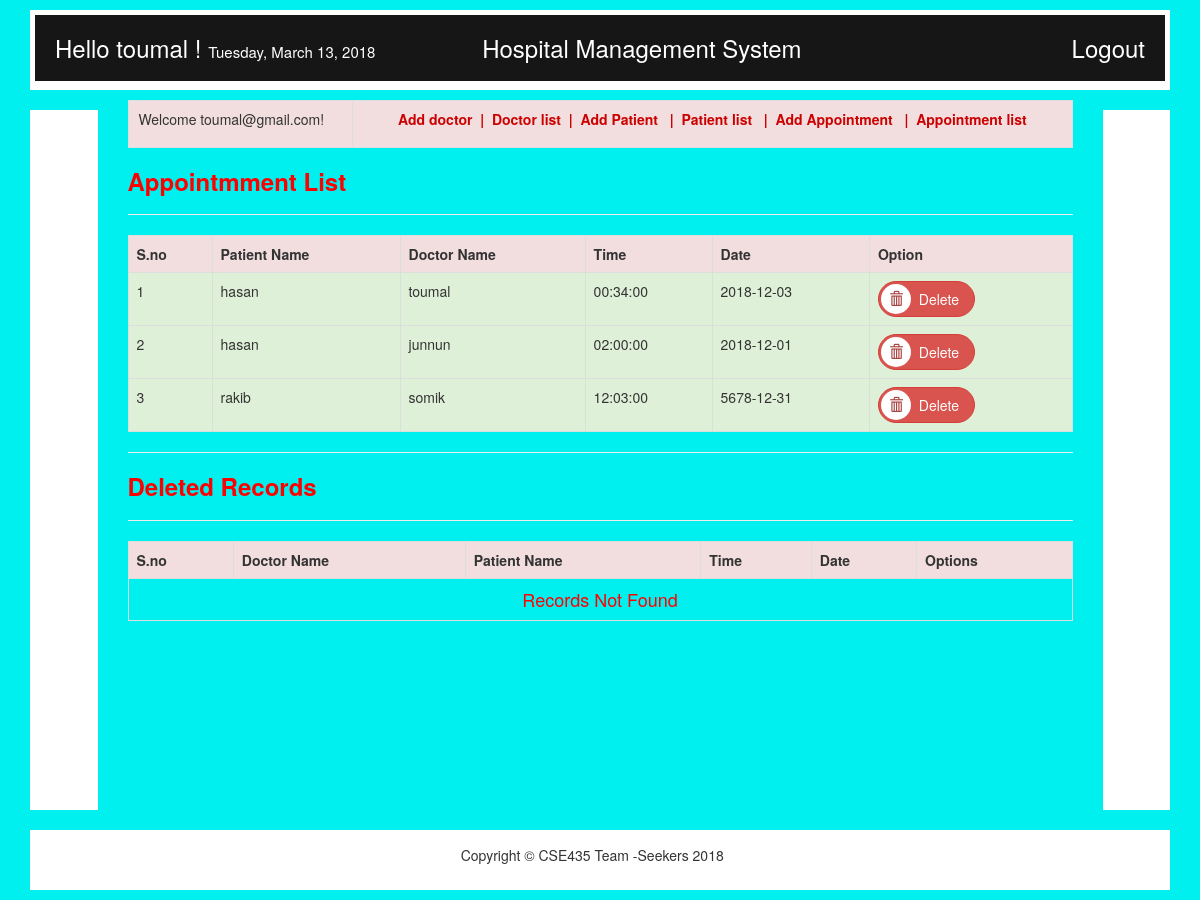
The page /index.php?page=appointment-list (signed in) on the database its author committed.
### tables this page shows
CREATE TABLE `users` (
  `id` int(11) NOT NULL,
  `username` varchar(50) NOT NULL,
  `email` varchar(50) NOT NULL,
  `password` varchar(50) NOT NULL,
  `trn_date` datetime NOT NULL
);

CREATE TABLE `appointment` (
  `appointment_id` int(5) NOT NULL,
  `appointment_doctor` int(30) NOT NULL,
  `appointment_patient` int(30) NOT NULL,
  `appointment_time` time NOT NULL,
  `appointment_date` date NOT NULL,
  `appointment_available` varchar(3) NOT NULL DEFAULT 'YES'
);

CREATE TABLE `patient` (
  `patient_id` int(5) NOT NULL,
  `patient_name` varchar(30) NOT NULL,
  `patient_address` varchar(30) NOT NULL,
  `patient_gender` varchar(6) NOT NULL,
  `patient_available` varchar(3) NOT NULL DEFAULT 'YES'
);

CREATE TABLE `doctor` (
  `doctor_id` int(5) NOT NULL,
  `doctor_name` varchar(30) NOT NULL,
  `doctor_spec` varchar(30) NOT NULL,
  `doctor_available` varchar(3) NOT NULL DEFAULT 'YES'
);

### appointment_details.php (the view, shortened to what this page needs)
<?php include('db.php');
extract($_POST);
?>
<!DOCTYPE html PUBLIC "-//W3C//DTD XHTML 1.0 Transitional//EN" "http://www.w3.org/TR/xhtml1/DTD/xhtml1-transitional.dtd">
<html xmlns="http://www.w3.org/1999/xhtml">
<head>
<titleAppointment Details/title>
<link href="css/bootstrap.min.css" rel="stylesheet" type="text/css" />
</head>
<body style="background-color:#00F0F0">
				<h3 align="left" style="color:red;"><b>Appointmment List</b></h3>
	<hr>
<table class="table table-responsive table-bordered">
                <tr class="danger">
                    <th> S.no</th>
                    <th>Patient Name</th>
                    <th>Doctor Name</th>
					<th>Time</th>
					<th>Date</th>
					<th>Option</th>
					</tr>
					<?php
$rs1=mysqli_query($con,"SELECT * from appointment where appointment_available='YES'");
$sno=1;
while( $row=mysqli_fetch_array($rs1)) {
$rs2=mysqli_query($con,"SELECT patient_name from patient where patient_id='$row[2]'");
$rs3=mysqli_query($con,"SELECT doctor_name from doctor where doctor_id='$row[1]'");
$que1=mysqli_fetch_assoc($rs2);
$que2=mysqli_fetch_assoc($rs3);
 echo "<tr class='success'><td>$sno</td>
 <td>$que1[patient_name]</td>
 <td>$que2[doctor_name]</td>
 <td>$row[3]</td>
 <td>$row[4]</td>
 <td><a class='btn icon-btn btn-danger' href=delete_appointment.php?rno=".$row[0]."><span class='glyphicon btn-glyphicon glyphicon-trash img-circle text-danger'></span> Delete</a></td></tr>";
 $sno++;
}
?>
     </table>
<hr />
<h3 align="left" style="color:red;"><b>Deleted Records</b></h3>
	<hr>
<table class="table table-responsive table-bordered">
                <tr class="danger">
                   <th> S.no</th>
                    <th>Doctor Name</th>
                    <th>Patient Name</th>
					<th>Time</th>
					<th>Date</th>
					<th>Options</th>
					</tr>
	<?php
$sno=1;
if ($sno==1) echo "<tr><td colspan='7' align='center'><font size=4 color=red>Records
Not Found</font></td></tr>";
?>
        </table>
</body>
</html>

### index.php (shortened to what this page needs)
<?php
require 'db.php';
$email=$_SESSION["email"];
$sql=mysqli_query($con,"select *from users where email='$email'");
$s=mysqli_fetch_array($sql);
 ?>
<!DOCTYPE html PUBLIC "-//W3C//DTD XHTML 1.0 Transitional//EN" "http://www.w3.org/TR/xhtml1/DTD/xhtml1-transitional.dtd">
<html xmlns="http://www.w3.org/1999/xhtml">
<head>
<link href="css/bootstrap.min.css" rel="stylesheet" type="text/css" />
<link href="css/style1.css" rel="stylesheet" type="text/css" />
</head>
<body>
<div class="container">
	<div class="row">
    	<div class="col-sm-12">
        	<div class="header bg-white">
            			<h3 style="background-color: rgb(22,22,22); padding:20px;color:#FFFFFF;margin:0px">
	<span>Hello <?php echo $s['username']; echo " !";?></span>
							<span style="font-size:15px; color:white";><?php
                            $Today=date('y:m:d');
                            $new=date('l, F d, Y',strtotime($Today));
                            echo $new;
							?></span></span>
							<span style="margin-left:100px">Hospital Management System</span>
	<span style="float:right"><a style="color:#FFFFFF" href="logout.php">Logout</a></span>
</h3>
            </div>
        </div>
    </div>
  	<div class="row">
		<div class="col-sm-1">
        	<div class="left-sidebar bg-white"></div>
        </div>
            	<div class="col-sm-10">
					<table class="table table-bordered"  border="1" width ="850px" height="30px" align ="center">
				<tr class="danger">
					<td width="20%" align ="left" style="padding-left: 10px" valign="center">
						 <p>Welcome <?php echo $_SESSION['email']; ?>!</p>
					</td>
					<td  width="64%" align="center" valign="center">
					<?php require('header.php'); ?>
					</td>
				</tr>
			</table>
				<div align="center">
					<?php
		 @$page= $_GET['page'];
		 if($page!="")
		 {
			 switch($page)
			 {
			 case 'appointment-list':
			 include('appointment_details.php');
			 break;
			 }
		 }
		 else
		 {
		 ?>
		 <?php
		 }
		  ?>
                </div>
           </div>
        <div class="col-sm-1">
        	<div class="main-content bg-white"></div>
        </div>
  	</div>
    <div class="row">
    	<div class="col-sm-12">
        	<div class="footer bg-white">
            	<div class="copyright">
                	<p align="center" style="padding-top:10px;">Copyright &copy; CSE435 Team -Seekers 2018 &nbsp;&nbsp;&nbsp;<span style="background-color: rgb(22,22,22);"></span></p>
                </div>
            </div>
        </div>
    </div>
</div>
<body style="background-color:#00F0F0">
</body>
</html>

### header.php (shortened to what this page needs)
<a href="index.php?page=add-doctor"><b style="color:#CC0000"> Add doctor<b></a>&nbsp; |&nbsp;
<a href="index.php?page=doctor-list"><b style="color:#CC0000"> Doctor list<b></a>&nbsp; |&nbsp;
<a href="index.php?page=add-patient"><b style="color:#CC0000">Add Patient</b></a> &nbsp; |&nbsp;
<a href="index.php?page=patient-list"><b style="color:#CC0000">Patient list</b></a> &nbsp; |&nbsp;
<a href="index.php?page=add-appointment"><b style="color:#CC0000">Add Appointment</b></a>  &nbsp; |&nbsp;
<a href="index.php?page=appointment-list"><b style="color:#CC0000">Appointment list</b></a>

### css/style1.css (style rules this page uses)
body { background-color: #28D4C3; font-family: Arial, Helvetica, sans-serif; }
.bg-white { background-color: #FFF; margin: 10px 0; padding: 5px; }
.header { height: 80px; }
.footer, .middle-left, .middle-right, .bottom-left-block, .bottom-middle-block, .bottom-right-block, .bottom-content { height: 60px; }
.left-sidebar { height: 700px; }

### appointment_details.php (style rules this page uses)
.btn-glyphicon { padding:8px; background:#ffffff; margin-right:4px; }
.icon-btn { padding: 1px 15px 3px 2px; border-radius:50px; }

### rows shown on the page
users: username "toumal"
appointment: patient.patient_name "hasan", doctor.doctor_name "toumal", appointment_time "00:34:00", appointment_date "2018-12-03"
appointment: patient.patient_name "hasan", doctor.doctor_name "junnun", appointment_time "02:00:00", appointment_date "2018-12-01"
appointment: patient.patient_name "rakib", doctor.doctor_name "somik", appointment_time "12:03:00", appointment_date "5678-12-31"

### other values the page prints
$_SESSION['email'] "toumal@gmail.com"
